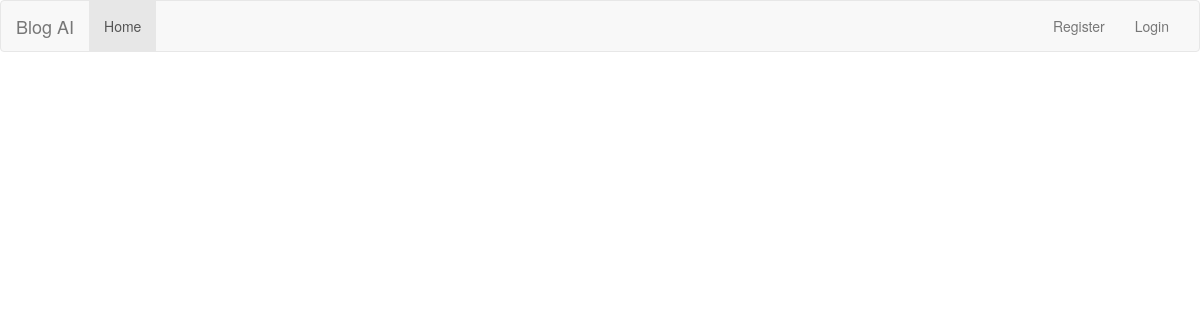
The page /editor_panel/ on the database as committed earlier.
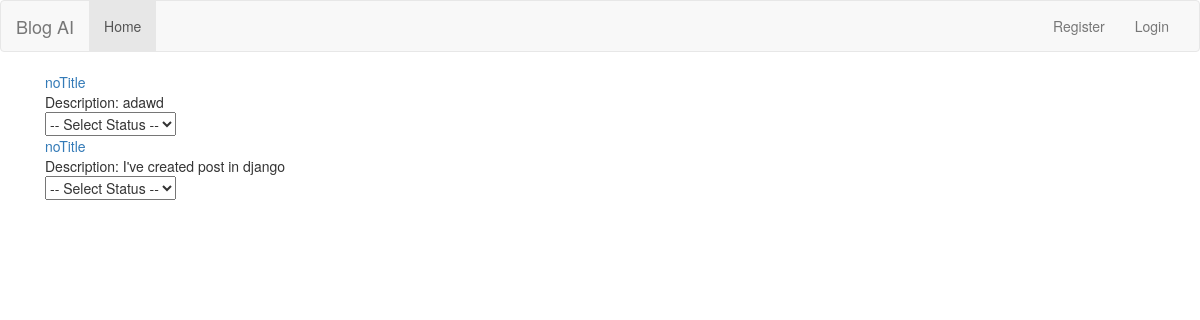
The same page on the database as committed later.
### blog/models/posts.py (models this page shows, shortened)
class Post(models.Model):
    CATEGORY_CHOICES = [
        ('general', 'General'),
        ('tech', 'Technology'),
        ('life', 'Lifestyle'),
        ('edu', 'Education'),
        ('news', 'News'),
    ]
    STATUS = [
        ('no_status', 'no_status'),
        ('for_approval', 'for_approval'),
        ('approved', 'approved'),
    ]
    title = models.CharField(max_length=255, default="noTitle")
    slug = models.SlugField(max_length=255, unique=True)
    summary = models.CharField(max_length=300)
    category = models.CharField(
        max_length=50,
        choices=CATEGORY_CHOICES,
        default='general'
    )
    content = RichTextField()
    published = models.BooleanField(default=True)
    status = models.CharField(max_length=15, choices=STATUS, default="no_status")
    likes = models.PositiveIntegerField(null=True)
    writer = models.ForeignKey(Writer, blank=True, null=True, on_delete=models.SET_NULL)
    created = models.DateTimeField(auto_now_add=True)
    image = models.ImageField(upload_to='img', null=True,  default='placeholder.png')
    class Meta:
        ordering = ['-created']

### blog/views.py (the view)
# urls.py: path('editor_panel/', blog_views.editor_panel, name='editor_panel'),
def editor_panel(request):
    posts = Post.objects.filter(status='for_approval').select_related('writer')
    is_reader = request.user.groups.filter(name="Readers").exists() if request.user.is_authenticated else False
    return render(request, 'editor_panel.html', {'posts': posts,
                                                 'is_reader': is_reader})

### blog/templates/editor_panel.html (shortened to what this page needs)
{% extends 'base.html' %}
{% load static %}
{% block content %}
    {% if not is_reader %}
    <div class="container">
            <div class="col-md-3">
                {% for post in posts %}
                    <div>
                        <div class="summary-title"><a href="/post/{{ post.slug }}">{{ post.title }}</a></div>
                        <div class="summary">Description: {{ post.summary }}</div>
                         <select id="status" name="status">
                            <option value="">-- Select Status --</option>
                        </select>
                    </div>
                {% endfor %}
            </div>
        </div>
    {% else %}
            <p>You do not have access here.</p>
    {% endif %}
{% endblock %}

Rows that differ between the two databases and show on the page:
added Post: title "noTitle", summary "adawd"
now on this page (row edited): Post: title "noTitle", summary "I've created post in django"
